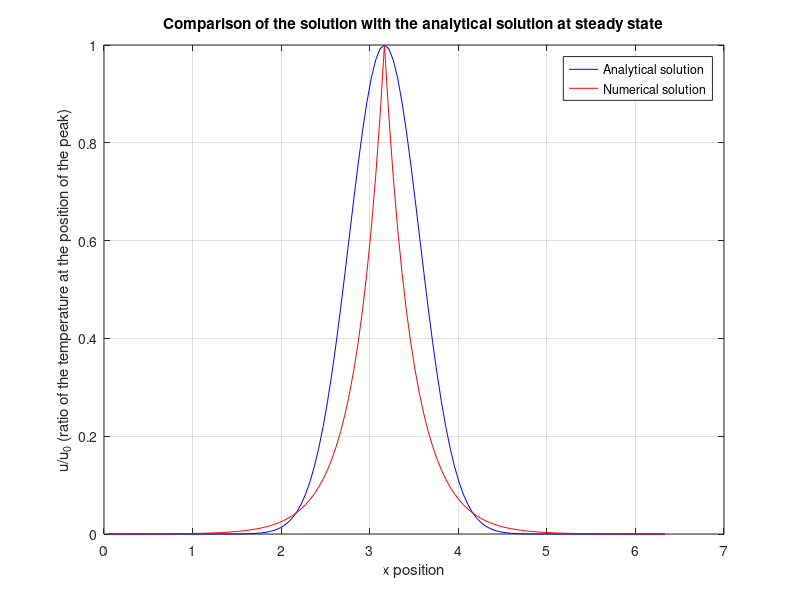

Reproduce this figure in MATLAB.
clear all
close all
clc
n = 5000;
N = 128;
L = 2*pi;
h = L/(N-1);
u(1:N) = 0;
u(floor(N/2)) = 1/h;
u=u' ;
d(1:N)=0 ; %dirac delta function
d(floor(N/2))=1/h ;
d=d' ;
%d(floor(N/2))=1 %dirac delta function
D = 0.1;
t = 0;
tau=1;
S=1;
%dt = (h^2/(2*D))*0.01;
dt=(1/((2*D/(h^2))+1/tau))*0.5
r = D*dt/(h*h); % Stability parameter (r=<0.5)
x0=h*(N/2);
for j = 1:n
   time(1+j)=j*dt;
   
    for i = 1:N
        x(i)=i*h;
        e_ana(i)=exp((-(x(i)-x0)^2)/(sqrt(tau*D)));
        e_ana(i)=abs(e_ana(i));
        if i == 1
           u(i,j+1)=u(i,j)+r*(u(i+1,j)-2*u(i,j))+dt*S*d(i)-(dt/tau)*u(i,j);
           
        elseif i == N
            u(i,j+1)=u(i,j)+r*(u(i-1,j)-2*u(i,j))+dt*S*d(i)-(dt/tau)*u(i,j);

        else
           u(i,j+1) =u(i,j)+r*(u(i-1,j)+u(i+1,j)-2*u(i,j))+dt*S*d(i)-(dt/tau)*u(i,j); % with constant source and decay
           
        end
    end
end
for i=1:N
    e(i)=u(i,n/4)/u(N/2,n/4);
    %e(i)=abs(e(i));
end
%x1=[-N/2 N/2]
%%%%%%%%%%%%%%%%%%%%%%%%%%%%%%%%%%%%%%%%%%%%%%%%%%%%%%%%%%%%%%%%%%%%%%%%%%%
figure(1)
hold on
plot(x,e_ana,'b')
plot(x,e,'r')
xlabel('x position')
ylabel('u/u_0 (ratio of the temperature at the position of the peak)')
title('Comparison of the solution with the analytical solution at steady state')
legend('Analytical solution','Numerical solution')
box on 
grid on
hold off
%%%%%%%%%%%%%%%%%%%%%%%%%%%%%%%%%%%%%%%%%%%%%%%%%%%%%%%%%%%%%%%%%%%%%%%%%%%